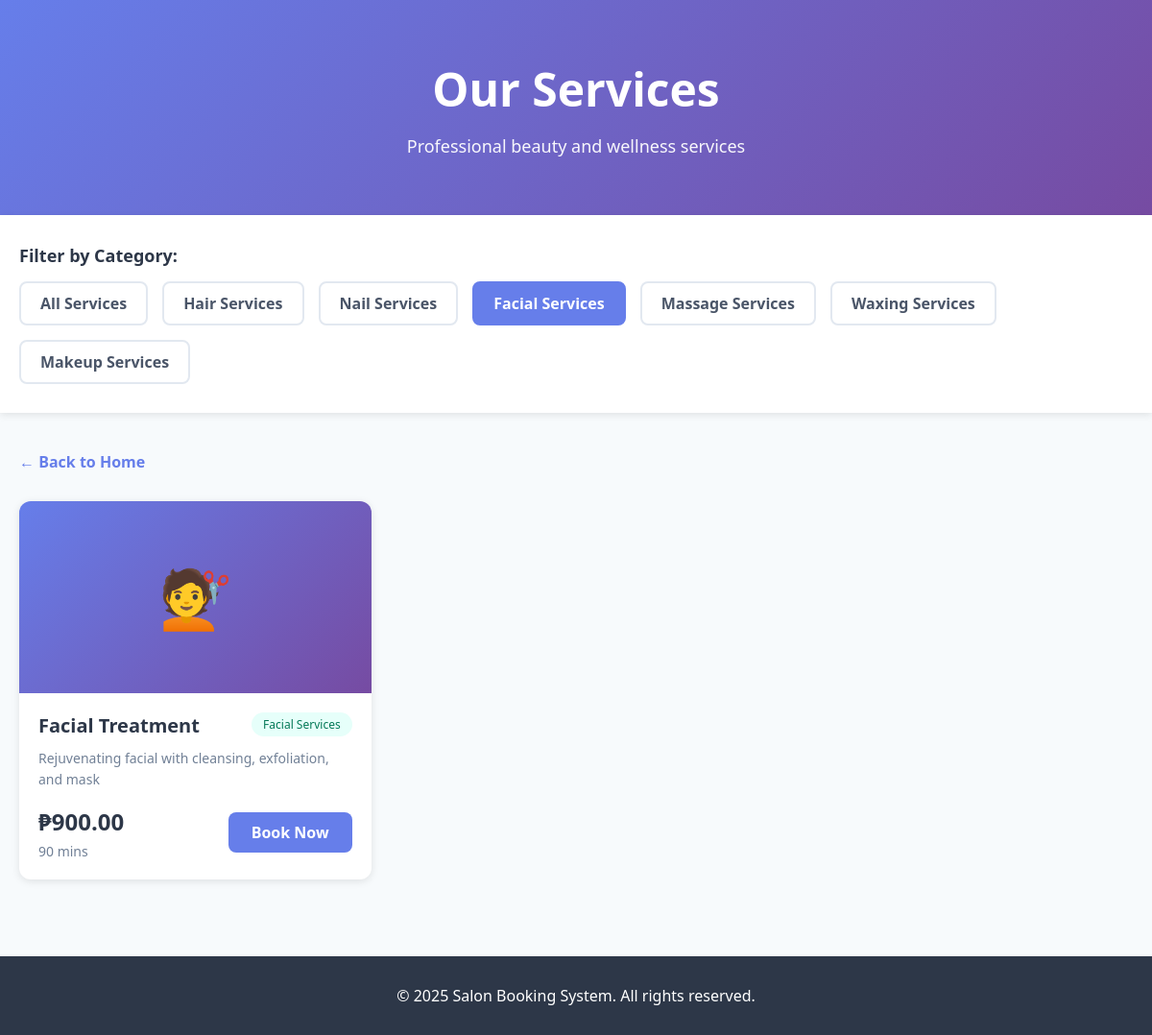
/services/?category=FACIAL, run on the app's committed database.
### appointments/models.py (models this page shows, shortened)
class Service(models.Model):
    CATEGORY_CHOICES = [
        ('HAIR', 'Hair Services'),
        ('NAIL', 'Nail Services'),
        ('FACIAL', 'Facial Services'),
        ('MASSAGE', 'Massage Services'),
        ('WAXING', 'Waxing Services'),
        ('MAKEUP', 'Makeup Services'),
    ]
    name = models.CharField(max_length=100)
    description = models.TextField()
    category = models.CharField(max_length=20, choices=CATEGORY_CHOICES)
    price = models.DecimalField(max_digits=10, decimal_places=2)
    duration = models.IntegerField(help_text="Duration in minutes")
    image = models.ImageField(upload_to='services/', blank=True, null=True)
    is_active = models.BooleanField(default=True)
    created_at = models.DateTimeField(auto_now_add=True)
    class Meta:
        ordering = ['category', 'name']

### appointments/views.py (the view)
# urls.py: path('services/', views.services_page, name='services'),
def services_page(request):
    category = request.GET.get('category', None)
    services = Service.objects.filter(is_active=True)
    if category:
        services = services.filter(category=category)
    categories = Service.CATEGORY_CHOICES
    context = {
        'services': services,
        'categories': categories,
        'selected_category': category,
    }
    return render(request, 'pages/service_page.html', context)

### appointments/templates/pages/service_page.html (shortened to what this page needs)
<!DOCTYPE html>
<html lang="en">
<head>
</head>
<body>
    <header class="page-header">
        <h1>Our Services</h1>
        <p>Professional beauty and wellness services</p>
    </header>
    <section class="filter-section">
        <div class="filter-container">
            <h3 class="filter-title">Filter by Category:</h3>
            <div class="filter-buttons">
                <a href="{% url 'services_page' %}" class="filter-btn {% if not selected_category %}active{% endif %}">
                    All Services
                </a>
                {% for code, name in categories %}
                    <a href="?category={{ code }}" class="filter-btn {% if selected_category == code %}active{% endif %}">
                        {{ name }}
                    </a>
                {% endfor %}
            </div>
        </div>
    </section>
    <div class="main-content">
        <a href="{% url 'client_homepage' %}" class="back-link">← Back to Home</a>
        {% if services %}
            <div class="services-grid">
                {% for service in services %}
                    {% include 'molecules/service_card.html' with service=service %}
                {% endfor %}
            </div>
        {% else %}
            <div class="no-services">
                <p>No services found in this category.</p>
            </div>
        {% endif %}
    </div>
    <footer class="footer">
        <p>&copy; 2025 Salon Booking System. All rights reserved.</p>
    </footer>
</body>
</html>

### appointments/templates/molecules/service_card.html (shortened to what this page needs)
<div class="service-card">
    {% if service.image %}
        <img src="{{ service.image.url }}" alt="{{ service.name }}" class="service-image">
    {% else %}
        <div class="service-image-placeholder">
            <span class="placeholder-icon">💇</span>
        </div>
    {% endif %}
    <div class="service-content">
        <div class="service-header">
            <h3 class="service-name">{{ service.name }}</h3>
            <span class="service-category-badge">{{ service.get_category_display }}</span>
        </div>
        <p class="service-description">{{ service.description|truncatewords:20 }}</p>
        <div class="service-details">
            <div class="service-info">
                <span class="price">₱{{ service.price }}</span>
                <span class="duration">{{ service.duration }} mins</span>
            </div>
            <a href="{% url 'appointment_form' %}?service={{ service.id }}" class="btn-book">
                Book Now
            </a>
        </div>
    </div>
</div>

### appointments/templates/pages/service_page.html (style rules this page uses)
* { margin: 0; padding: 0; box-sizing: border-box; }
body { font-family: 'Segoe UI', Tahoma, Geneva, Verdana, sans-serif; background: #f7fafc; color: #2d3748; }
.page-header { background: linear-gradient(135deg, #667eea 0%, #764ba2 100%); color: white; padding: 60px 20px; text-align: center; }
.page-header h1 { font-size: 48px; font-weight: 900; margin-bottom: 15px; }
.page-header p { font-size: 18px; opacity: 0.95; }
.filter-section { background: white; padding: 30px 20px; box-shadow: 0 2px 8px rgba(0,0,0,0.1); margin-bottom: 40px; }
.filter-container { max-width: 1200px; margin: 0 auto; }
.filter-title { font-size: 18px; font-weight: 600; margin-bottom: 15px; color: #2d3748; }
.filter-buttons { display: flex; flex-wrap: wrap; gap: 15px; }
.filter-btn { padding: 10px 20px; border-radius: 8px; text-decoration: none; font-weight: 600; transition: all 0.3s ease; border: 2px solid #e2e8f0; background: white; color: #4a5568; }
.filter-btn.active { background: #667eea; color: white; border-color: #667eea; }
.main-content { max-width: 1200px; margin: 0 auto; padding: 0 20px 80px; }
.services-grid { display: grid; grid-template-columns: repeat(auto-fill, minmax(300px, 1fr)); gap: 30px; }
.back-link { display: inline-block; margin-bottom: 30px; color: #667eea; text-decoration: none; font-weight: 600; }
.footer { background: #2d3748; color: white; text-align: center; padding: 30px 20px; }

### appointments/templates/molecules/service_card.html (style rules this page uses)
.service-card { background: white; border-radius: 12px; overflow: hidden; box-shadow: 0 2px 8px rgba(0,0,0,0.1); transition: transform 0.3s ease, box-shadow 0.3s ease; }
.service-image-placeholder { width: 100%; height: 200px; background: linear-gradient(135deg, #667eea 0%, #764ba2 100%); display: flex; align-items: center; justify-content: center; }
.placeholder-icon { font-size: 60px; }
.service-content { padding: 20px; }
.service-header { display: flex; justify-content: space-between; align-items: start; margin-bottom: 10px; }
.service-name { font-size: 20px; font-weight: 600; color: #2d3748; margin: 0; }
.service-category-badge { background: #e6fffa; color: #047857; padding: 4px 12px; border-radius: 20px; font-size: 12px; font-weight: 500; }
.service-description { color: #718096; font-size: 14px; line-height: 1.6; margin: 10px 0; }
.service-details { display: flex; justify-content: space-between; align-items: center; margin-top: 15px; }
.service-info { display: flex; flex-direction: column; gap: 5px; }
.price { font-size: 24px; font-weight: 700; color: #2d3748; }
.duration { color: #718096; font-size: 14px; }
.btn-book { background: #667eea; color: white; padding: 10px 24px; border-radius: 8px; text-decoration: none; font-weight: 600; transition: background 0.3s ease; }

### data on the page
Service: name "Facial Treatment", category "Facial Services", description "Rejuvenating facial with cleansing, exfoliation, and mask", price "900.00", duration "90"

### other printed values
{{ name }} "Hair Services" "Nail Services" "Facial Services" "Massage Services" "Waxing Services" "Makeup Services"
